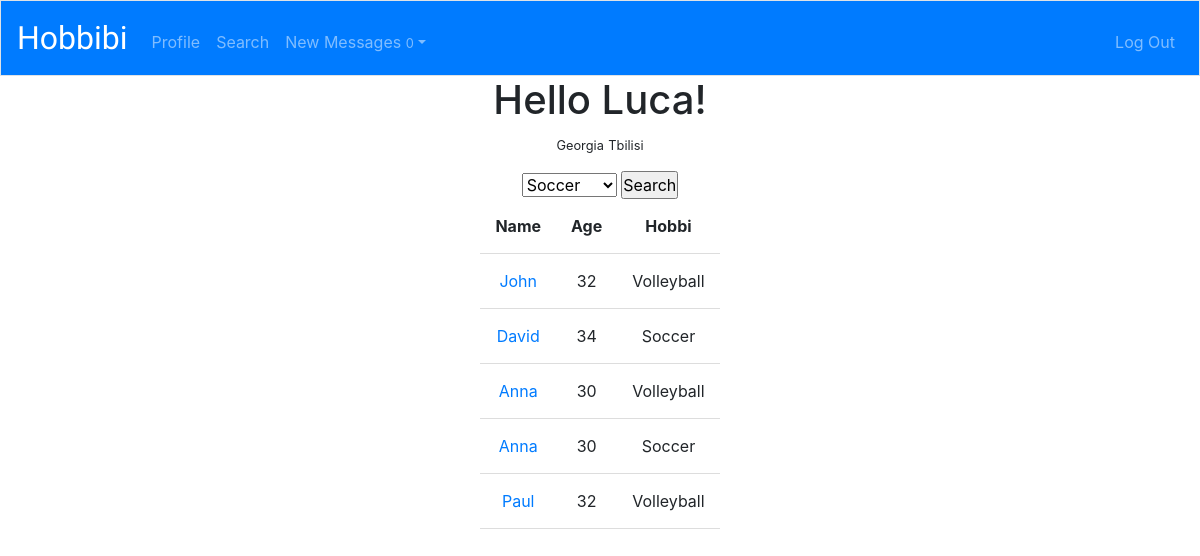
The page /search (signed in) on the database its author committed.
### hobbibi/models.py (models this page shows, shortened)
class User(AbstractUser):
    pass
    country = models.CharField(max_length=64, default='G')
    city = models.CharField(max_length=64, default='Tbilisi')
    age = models.IntegerField(default=30)

class Hobbies(models.Model):
    user = models.ForeignKey(User, on_delete=models.CASCADE)
    hobbi = models.ForeignKey(Hobbi, on_delete=models.CASCADE)
    def __str__(self):
        return f"{self.hobbi}"

class Hobbi(models.Model):
    name = models.CharField(max_length=64)
    def __str__(self):
        return f"{self.name}"

### hobbibi/views.py (the view)
# urls.py: path('search', views.search, name='search'),
@login_required
@csrf_exempt
def search(request):
    h = Hobbies.objects.filter(user=request.user.id)
    d=[]
    for hobbi in h:
        d.append(hobbi)
    hobbies = Hobbi.objects.filter(name__in=d)
    user = User.objects.get(username=request.user.username)
    users = User.objects.filter(city=user.city, country=user.country)
    matchs = Hobbies.objects.select_related('user').filter(hobbi__in=hobbies, user__in=users).exclude(user=request.user.id).order_by("user")
    if request.method == "POST":
        data = json.loads(request.body)
        h = Hobbi.objects.get(name=data["hobbi"])
        matchs = Hobbies.objects.select_related('user').filter(hobbi=h.id, user__in=users).exclude(user=request.user.id).order_by("user")
        return JsonResponse([match.serialize() for match in matchs], safe=False)
    else:
        u = User.objects.get(id=request.user.id)
        us = Message.objects.filter(recipient=u, read=False).values("sender").distinct()
        new_msg  = User.objects.filter(id__in=us)
        count = Message.objects.filter(recipient=u, read=False).count()
        return render(request, 'hobbibi/search.html', {"matchs": matchs, "hobbies": hobbies, "count": count, "new_msg": new_msg })

### hobbibi/templates/hobbibi/search.html (shortened to what this page needs)
{% extends "hobbibi/layout.html" %}
{% load static %}
{% block body %}
<div class="center">
    <h1>Hello {{request.user.username}}!</h1>
    <small>{{ user.country}}</small>
    <small>{{user.city}}</small>
    <form id="form">
    <select name="hobbi" id="hobbi">
        {% for h in hobbies %}
            <option value="{{h}}">{{h}}</option>
        {% endfor %}
    </select>
    <input type="submit" value="Search">
</form>
</div>
<div id="table">
    <table id="main">
        <thead class="thead">
            <th>Name</th>
            <th>Age</th>
            <th>Hobbi</th>
        </thead>
        {% for match in matchs %}
        <tbody>
            <td ><a class="link" href="{% url 'profile' match.user %}">{{match.user}}</a></td>
            <td >{{match.user.age}}</td>
            <td >{{match.hobbi}}</td>
        </tbody>
        {% endfor %}
        </table>
    </div>
{% endblock %}

### hobbibi/static/hobbibi/style.css (style rules this page uses)
* { margin: 0; padding: 0; }
body { text-align: center; }
form { margin-top: 15px; text-align: center; }
h1, h2 { text-align: center; }
#table { display: flex; text-align: center; justify-content: center; }
td, th { border-bottom: 1px solid #ddd; padding: 15px; }
.center { text-align: center; }

### rows shown on the page
User: user.username "Luca", country "Georgia", city "Tbilisi"
Hobbies: user "John", user.age "32", hobbi "Volleyball"
Hobbies: user "David", user.age "34", hobbi "Soccer"
Hobbies: user "Anna", user.age "30", hobbi "Volleyball"
Hobbies: user "Anna", user.age "30", hobbi "Soccer"
Hobbies: user "Paul", user.age "32", hobbi "Volleyball"

### other values the page prints
{{ count }} "0"
form field hobbi "Soccer"
